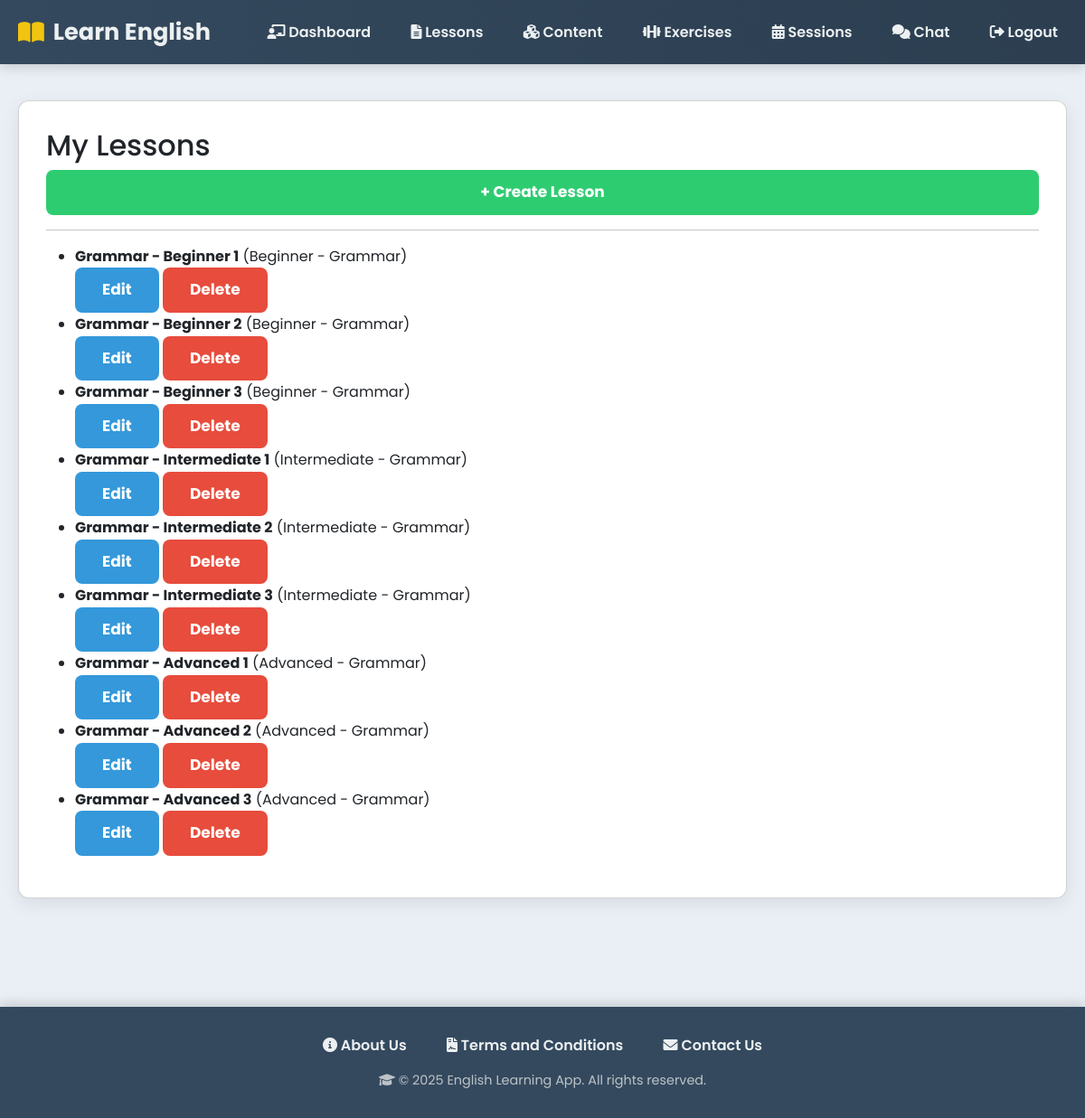
The page /lessons/ (signed in) on the database its author committed.
### myapp/models.py (models this page shows, shortened)
class Lesson(models.Model):
    SKILL_LEVEL_CHOICES = [
        ("beginner", "Beginner"),
        ("intermediate", "Intermediate"),
        ("advanced", "Advanced"),
    ]
    CATEGORY_CHOICES = [
        ("grammar", "Grammar"),
        ("vocabulary", "Vocabulary"),
        ("listening", "Listening"),
        ("speaking", "Speaking"),
    ]
    title = models.CharField(max_length=200)
    description = models.TextField(blank=True)
    skill_level = models.CharField(max_length=20, choices=SKILL_LEVEL_CHOICES)
    category = models.CharField(max_length=20, choices=CATEGORY_CHOICES)
    created_by = models.ForeignKey(
        UserRegister,
        on_delete=models.SET_NULL,
        null=True,
        related_name="lessons_created"
    )
    created_at = models.DateTimeField(auto_now_add=True)

### myapp/views.py (the view)
# urls.py: path("lessons/", views.lesson_list, name="lesson_list"),
def lesson_list(request):
    if request.session.get("usertype") != "teacher":
        return redirect("login")
    teacher_id = request.session.get("user_id")
    lessons = Lesson.objects.filter(created_by_id=teacher_id)
    return render(request, "teacher/lesson_list.html", {"lessons": lessons})

### templates/teacher/lesson_list.html (shortened to what this page needs)
{% extends "base.html" %}
{% block content %}
<div class="card">
    <h2>My Lessons</h2>
    <a href="{% url 'lesson_create' %}" class="btn btn-success">+ Create Lesson</a>
    <hr>
    {% if lessons %}
        <ul>
            {% for lesson in lessons %}
                <li>
                    <strong>{{ lesson.title }}</strong> ({{ lesson.get_skill_level_display }} - {{ lesson.get_category_display }})
                    <br>
                    <a href="{% url 'lesson_update' lesson.pk %}" class="btn">Edit</a>
                    <a href="{% url 'lesson_delete' lesson.pk %}" class="btn btn-danger">Delete</a>
                </li>
            {% endfor %}
        </ul>
    {% else %}
        <p>No lessons created yet.</p>
    {% endif %}
</div>
{% endblock %}

### templates/base.html (style rules this page uses)
body { font-family: 'Poppins', 'Segoe UI', Tahoma, Geneva, Verdana, sans-serif; margin: 0; padding: 0; background: #e9eff5; color: #2c3e50; line-height: 1.6; }
.card { background: #ffffff; padding: 30px; margin-bottom: 30px; border-radius: 12px; box-shadow: 0 6px 20px rgba(0,0,0,0.08); }
.btn { display: inline-block; padding: 12px 30px; background: #3498db; color: #fff; border: none; border-radius: 8px; text-decoration: none; cursor: pointer; font-size: 17px; font-weight: 700; transition: background 0.3s, transform 0.2s, box-shadow 0.3s; }
.btn-success { background: #2ecc71; }
.btn-danger { background: #e74c3c; }

### rows shown on the page
Lesson: title "Grammar - Beginner 1", skill_level "Beginner", category "Grammar"
Lesson: title "Grammar - Beginner 2", skill_level "Beginner", category "Grammar"
Lesson: title "Grammar - Beginner 3", skill_level "Beginner", category "Grammar"
Lesson: title "Grammar - Intermediate 1", skill_level "Intermediate", category "Grammar"
Lesson: title "Grammar - Intermediate 2", skill_level "Intermediate", category "Grammar"
Lesson: title "Grammar - Intermediate 3", skill_level "Intermediate", category "Grammar"
Lesson: title "Grammar - Advanced 1", skill_level "Advanced", category "Grammar"
Lesson: title "Grammar - Advanced 2", skill_level "Advanced", category "Grammar"
Lesson: title "Grammar - Advanced 3", skill_level "Advanced", category "Grammar"
